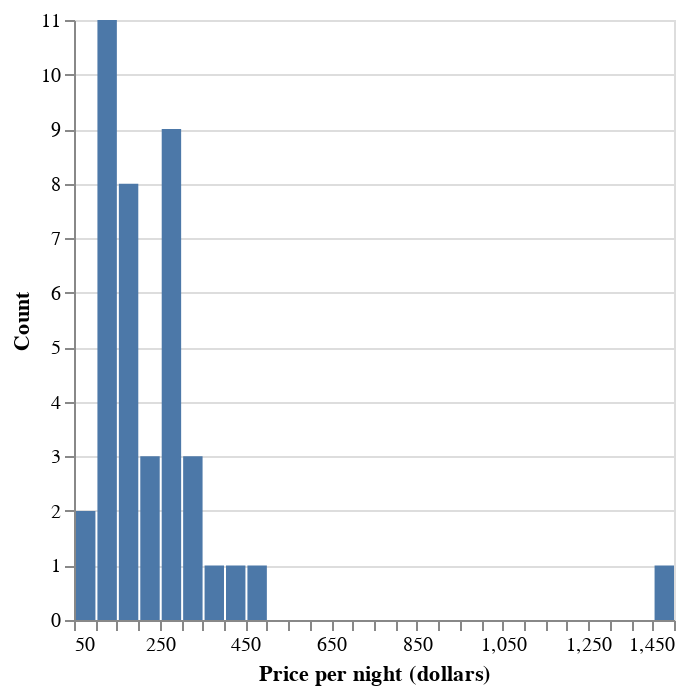

The notebook cell this image was saved under:
### Code cell
one_sample = airbnb.sample(40)

sample_distribution = alt.Chart(one_sample).mark_bar().encode(
 x=alt.X("price")
 .bin(maxbins=30)
 .title("Price per night (dollars)"),
 y=alt.Y("count()").title("Count"),
)
sample_distribution

### Figure 1 — Vega specification as saved in the notebook (floating-point values rounded to 4 significant figures)
{"$schema": "https://vega.github.io/schema/vega/v5.json", "data": [{"name": "source_0", "values": [{"__count": 11, "bin_maxbins_30_price": 100.0, "bin_maxbins_30_price_end": 150.0}, {"__count": 1, "bin_maxbins_30_price": 350.0, "bin_maxbins_30_price_end": 400.0}, {"__count": 8, "bin_maxbins_30_price": 150.0, "bin_maxbins_30_price_end": 200.0}, {"__count": 3, "bin_maxbins_30_price": 300.0, "bin_maxbins_30_price_end": 350.0}, {"__count": 9, "bin_maxbins_30_price": 250.0, "bin_maxbins_30_price_end": 300.0}, {"__count": 2, "bin_maxbins_30_price": 50.0, "bin_maxbins_30_price_end": 100.0}, {"__count": 1, "bin_maxbins_30_price": 400.0, "bin_maxbins_30_price_end": 450.0}, {"__count": 1, "bin_maxbins_30_price": 1400.0, "bin_maxbins_30_price_end": 1450.0}, {"__count": 3, "bin_maxbins_30_price": 200.0, "bin_maxbins_30_price_end": 250.0}, {"__count": 1, "bin_maxbins_30_price": 450.0, "bin_maxbins_30_price_end": 500.0}]}, {"name": "source_0_y_domain___count", "values": [{"min": 1, "max": 11}]}], "signals": [{"name": "bin_maxbins_30_price_bins", "value": {"fields": ["price"], "fname": "bin_price", "start": 50.0, "step": 50.0, "stop": 1450.0}}], "marks": [{"type": "rect", "name": "marks", "from": {"data": "source_0"}, "encode": {"update": {"ariaRoleDescription": {"value": "bar"}, "x": {"field": "bin_maxbins_30_price_end", "scale": "x", "offset": {"signal": "0.5 + (abs(scale(\"x\", datum[\"bin_maxbins_30_price_end\"]) - scale(\"x\", datum[\"bin_maxbins_30_price\"])) < 0.25 ? 0.5 * (0.25 - (abs(scale(\"x\", datum[\"bin_maxbins_30_price_end\"]) - scale(\"x\", datum[\"bin_maxbins_30_price\"])))) : -0.5)"}}, "description": {"signal": "\"Price per night (dollars): \" + (!isValid(datum[\"bin_maxbins_30_price\"]) || !isFinite(+datum[\"bin_maxbins_30_price\"]) ? \"null\" : format(datum[\"bin_maxbins_30_price\"], \"\") + \" – \" + format(datum[\"bin_maxbins_30_price_end\"], \"\")) + \"; Count: \" + (format(datum[\"__count\"], \"\"))"}, "y": {"field": "__count", "scale": "y"}, "y2": {"value": 0, "scale": "y"}, "fill": {"value": "#4c78a8"}, "x2": {"field": "bin_maxbins_30_price", "scale": "x", "offset": {"signal": "0.5 + (abs(scale(\"x\", datum[\"bin_maxbins_30_price_end\"]) - scale(\"x\", datum[\"bin_maxbins_30_price\"])) < 0.25 ? -0.5 * (0.25 - (abs(scale(\"x\", datum[\"bin_maxbins_30_price_end\"]) - scale(\"x\", datum[\"bin_maxbins_30_price\"])))) : 0.5)"}}}}, "style": ["bar"]}], "scales": [{"name": "x", "type": "linear", "domain": {"signal": "[bin_maxbins_30_price_bins.start, bin_maxbins_30_price_bins.stop]"}, "range": [0, {"signal": "width"}], "bins": {"signal": "bin_maxbins_30_price_bins"}, "zero": false}, {"name": "y", "type": "linear", "domain": [{"signal": "(data(\"source_0_y_domain___count\")[0] || {}).min"}, {"signal": "(data(\"source_0_y_domain___count\")[0] || {}).max"}], "range": [{"signal": "height"}, 0], "nice": true, "zero": true}], "axes": [{"scale": "y", "maxExtent": 0, "labels": false, "gridScale": "x", "grid": true, "minExtent": 0, "ticks": false, "tickCount": {"signal": "ceil(height/40)"}, "orient": "left", "zindex": 0, "aria": false, "domain": false}, {"scale": "x", "labelOverlap": true, "zindex": 0, "grid": false, "title": "Price per night (dollars)", "labelFlush": true, "orient": "bottom", "tickCount": {"signal": "ceil(width/10)"}}, {"scale": "y", "grid": false, "orient": "left", "labelOverlap": true, "zindex": 0, "tickCount": {"signal": "ceil(height/40)"}, "title": "Count"}], "height": 300, "style": "cell", "background": "white", "padding": 5, "width": 300}
